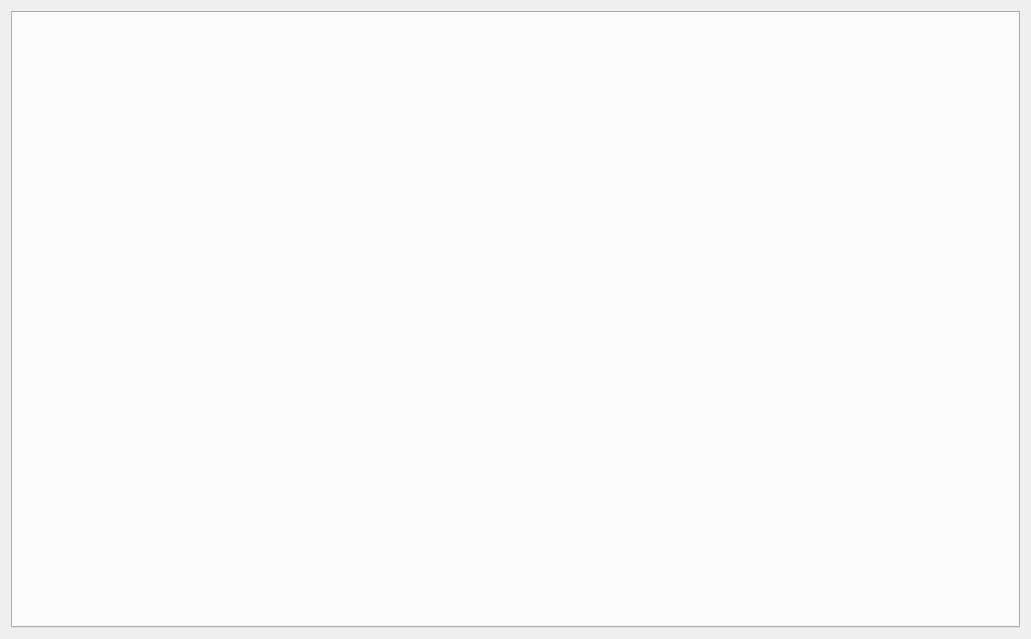
<?xml version="1.0" encoding="UTF-8"?>
<ui version="4.0">
 <class>SmartContract</class>
 <widget class="QWidget" name="SmartContract">
  <property name="geometry">
   <rect>
    <x>0</x>
    <y>0</y>
    <width>1031</width>
    <height>639</height>
   </rect>
  </property>
  <property name="windowTitle">
   <string>Dialog</string>
  </property>
  <layout class="QVBoxLayout" name="verticalLayout">
   <item>
    <widget class="QTabWidget" name="SmartContractTabWidget">
     <property name="enabled">
      <bool>true</bool>
     </property>
     <property name="font">
      <font>
       <weight>50</weight>
       <bold>false</bold>
      </font>
     </property>
     <property name="tabPosition">
      <enum>QTabWidget::North</enum>
     </property>
     <property name="tabShape">
      <enum>QTabWidget::Rounded</enum>
     </property>
     <property name="currentIndex">
      <number>-1</number>
     </property>
    </widget>
   </item>
  </layout>
 </widget>
 <resources>
  <include location="../motion.qrc"/>
 </resources>
 <connections/>
</ui>
